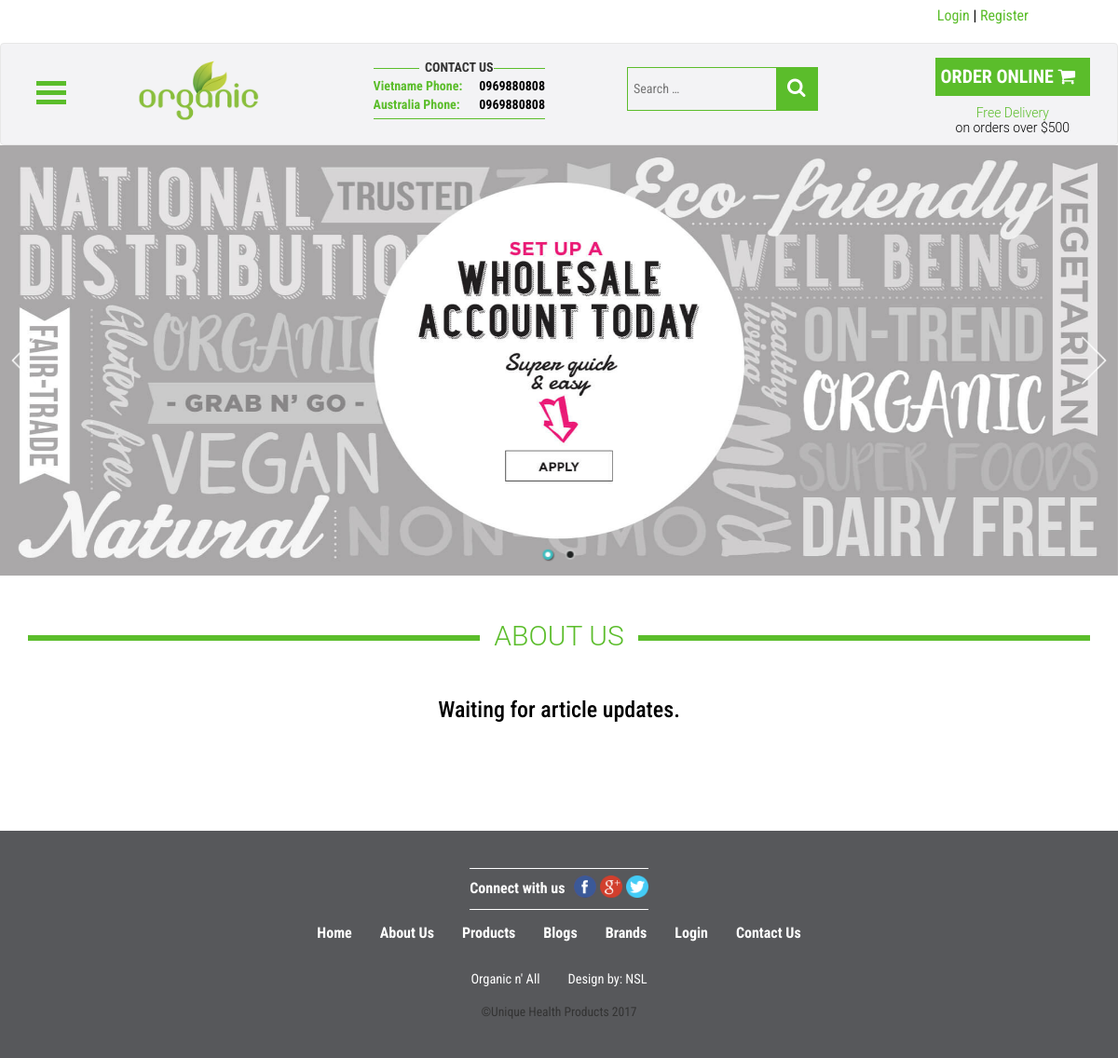
The page /controller/mainController.php?action=about on the database its author committed.
### tables this page shows
CREATE TABLE `contact_info` (
  `info_id` int(255) NOT NULL,
  `company_name` varchar(300) NOT NULL,
  `address` varchar(200) NOT NULL,
  `headquarters` varchar(200) DEFAULT NULL,
  `branch` varchar(200) DEFAULT NULL,
  `contact_email` varchar(100) NOT NULL,
  `vietnam_phone` varchar(15) DEFAULT NULL,
  `australia_phone` varchar(15) DEFAULT NULL,
  `fax` varchar(35) DEFAULT NULL,
  `logo_image` varchar(200) NOT NULL,
  `map` text,
  `contact_info` text
);

CREATE TABLE `slideshows` (
  `slide_id` int(255) NOT NULL,
  `slide_image` varchar(150) NOT NULL,
  `slide_link` text
);

### controller/mainController.php (called while the page is built, shortened)
<?php
include "../models/connect.php";
include "../models/slideShow.php";
include "../models/information.php";
if(isset($_GET["action"])){
         $action=$_GET["action"]; }
     elseif (isset($_POST['action']))
     {
         $action=$_POST["action"];
     }
     else{
         $action="home";
     }
    include "../controller/clientController.php";

### models/connect.php (called while the page is built, shortened)
<?php
       class connect {
           var $db=null;
           public function __construct()
           {
               $dsn='mysql:host=localhost;dbname=beautif6_web-app';
               $user='beautif6_webapp';
               $pass='Th4nhtr476';
               $this->db=new PDO($dsn,$user,$pass, array(PDO::MYSQL_ATTR_INIT_COMMAND => "SET NAMES utf8"));
           }
           public function getList($select)
           {
               $results = $this->db->query($select);
               return $results;
           }
            public function getInstance($select)
            {
               $results = $this->db->query($select);
               $result = $results->fetch();
               return $result;
            }
       }
       ?>

### models/information.php (called while the page is built, shortened)
<?php
	class contactInfo {
		public function getContactInfo (){
			$db = new connect();
			$query = "select * from contact_info where info_id = 1";
			$result = $db -> getInstance($query);
			return $result;
		}
	}
?>

### models/slideShow.php (called while the page is built, shortened)
<?php
	class sliderShow {
		public function getSlideShow (){
			$db = new connect();
			$query = "select * from slideshows";
			$result = $db -> getList($query);
			return $result;
		}
		public function countSlideShow(){
			$db = new connect();
			$query = "select count(slide_id) from slideshows";
			$result = $db -> getInstance($query);
			return $result;
		}
	}
?>

### views/client/banner.php (the view, shortened to what this page needs)
<?php
	$slide = new sliderShow();
	$countSlide = $slide->countSlideShow();
	if($countSlide[0]==0){
	}else{
?>
    <div id="jssor_1" style="position:relative;margin:0 auto;top:0px;left:0px;width:1300px;height:500px;overflow:hidden;visibility:hidden;">
        <div data-u="slides" style="cursor:default;position:relative;top:0px;left:0px;width:1300px;height:500px;overflow:hidden;">
            <?php
				$result = $slide->getSlideShow();
				foreach ($result as $set){
			?>
			<div>
				<a href="<?php if(isset($set['slide_link'])){echo $set['slide_link'];}else{ echo'#';} ?>">
					<img data-u="image" src="<?php echo '../controller/public/client/images/slideshow/'.$set['slide_image']; ?>" /></a>
            </div>
			<?php } ?>
        </div>
        <div data-u="navigator" class="jssorb05" style="bottom:16px;right:16px;" data-autocenter="1">
            <div data-u="prototype" style="width:16px;height:16px;"></div>
        </div>
        <span data-u="arrowleft" class="jssora22l" style="top:0px;left:8px;width:40px;height:58px;" data-autocenter="2"></span>
        <span data-u="arrowright" class="jssora22r" style="top:0px;right:8px;width:40px;height:58px;" data-autocenter="2"></span>
    </div>
	<?php
	}
	?>

### controller/clientController.php (shortened to what this page needs)
<?php
	switch($action)
    {
        case "about":
            include '../views/client/about.php';
            break;
	}
?>

### views/client/header.php (shortened to what this page needs)
<!DOCTYPE html>
<html lang="en">
<head>
	<title> 	<?php $info = new contactInfo();
					$contact = $info->getContactInfo();
					echo $contact['company_name'];
				?>
	</title>
	<link rel="stylesheet" href="../controller/public/client/css/bootstrap.min.css"/>
	<link rel="stylesheet" type="text/css" href="../controller/public/client/css/style.css">
	<link rel="stylesheet" type="text/css" href="../controller/public/client/css/slide.css">
	<link rel="stylesheet" type="text/css" href="../controller/public/client/css/menu.css">
	<link rel="stylesheet" type="text/css" href="../controller/public/client/css/font-awesome.min.css">
    <link rel="stylesheet" type="text/css" href="../controller/public/client/css/font-awesome.css">
</head>
<body>
<div id="top-header">
    <?php
        if(isset($_SESSION['check']) && $action!="logout"){
			$username = $_SESSION['check'];
            $customer = new Users();
            $quest = $customer->getUsername($username);
    ?>
        <div id='menu' style="height: 50px; margin-right: 8%;">
			<ul class="nav navbar-top-links navbar-right">
                <li class="dropdown" style="margin-top:-5px; height: 40px;">
                    <a class="dropdown-toggle" data-toggle="dropdown" href="#">
						<span>Hello ! <?php echo $username; ?>  </span>
                        <img src="../controller/public/client/images/user-avatar/<?php echo $quest['avatar']; ?>" width="30px" height="30px" style="border-radius:50%;" /> <i class="fa fa-caret-down" style="color:#ea1a77"></i>
                    </a>
                    <ul class="dropdown-menu dropdown-user">
                        <li><a href="?action=change_data"><i class="fa fa-gear fa-fw"></i> Change Info</a>
                        </li>
						<li><a href="?action=change_password"><i class="fa fa-gear fa-fw"></i> Change Password</a>
                        </li>
						<li><a href="?action=change_avatar"><i class="fa fa-gear fa-fw"></i> Change avatar</a>
                        </li>
                        <li class="divider"></li>
                        <li><a href="?action=logout"><i class="fa fa-sign-out fa-fw"></i> Logout</a>
                        </li>
                    </ul>
                </li>
            </ul>
        </div>
    <?php }else{
            echo '<p style="text-align:right; margin-right: 8%;margin-top: 6px;height: 35px; margin-bottom:0;"><span><a href="?action=login">Login</a></span>  |   <span><a href="?action=register">Register</a></span></p>';
        }
    ?>
</div>
<header id="masthead" class="site-header" role="banner">
<nav role="navigation" class="navbar navbar-default navbar-fluid" id="primaryNav">
    <div class="container">
        <div class="row on-for-mobile-up">
            <div class="col-md-1 col-xs-6">
            <div class="column">
                <div id="dl-menu" class="dl-menuwrapper">
                        <button class="dl-trigger"></button>
                    </div></div>
            </div>
            <div class="col-md-2 col-xs-6 logo">
                <a href="?action=home" rel="home" class="navbar-brand right">
                    <img class="logo-img" src="<?php echo '../controller/public/client/images/'.$contact['logo_image']; ?>" title="">
				</a>
            </div>
            <div class="col-md-3">
                <ul class="nav flex-right border contact right">
                <li class="fancy-li"><span>Contact Us</span></li>
				<?php
					$objContact = new contactInfo();
					$showContact = $objContact->getContactInfo();
				?>
                <li>
                    <span class="text">Vietname Phone:</span><a href=""><?php echo $showContact['vietnam_phone']; ?></a>
                </li>
                <li>
                    <span class="text">Australia Phone:</span><a href=""><?php echo $showContact['australia_phone']; ?></a>
                </li>
            </ul>
            </div>
            <div class="col-md-3">
                <ul class="nav navbar-nav flex-right right search" style="margin-top: 25px">
                <li>
                    <form role="search" method="post" class="search-form" action="?action=search">
                     <label>
                         <input type="search" class="search-field" placeholder="Search …" value="" name="search" title="Search for:">
                    </label>
                    <button type="submit" class="search-submit"><span class="fa fa-search"></span></button>
                    </form>
                </li>
            </ul>
            </div>
            <div class="col-md-3">
                 <ul class="nav navbar-nav flex-right order right" style="margin-top: 15px">
                    <div class="ribbon">
                        <a href="?action=show_cart">Order Online <i class="fa fa-shopping-cart"></i></a>
                    </div>
                <li style="width: 100%">
                    <p class="title1"><span>Free Delivery</span> on orders over $500</p>
                </li>
            </ul>
            </div>
        </div>
        </div>
</nav>
    </header>

### views/client/about.php (shortened to what this page needs)
<?php
	include '../views/client/header.php';
	include '../views/client/banner.php';
?>
<section class="section white" style="text-align: left;">
    <div class="container">
    <div class="inside-container">
        <div class="section-title">
            <h3 class="title1 fancy"><span>About Us</span></h3>
        </div>
        <div class="row">
			<div class="col-sm-2"></div>
            <div class="col-sm-8">
				<?php $info = new contactInfo();
					$contact = $info->getContactInfo();
					if($contact['contact_info'] == null){
						echo "<center><h3>Waiting for article updates.</h3></center>";
					}
				?>
            </div>
			<div class="col-sm-2"></div>
        </div>
    </div>
    </div>
</section>
<?php include '../views/client/footer.php'; ?>

### views/client/footer.php (shortened to what this page needs)
<footer id="colophon" class="site-footer" role="contentinfo">
        <div class="container">
            <div class="row">
                <div class="socials menu-center">
                    <p>Connect with us</p>
                    <div>
                        <a target="_blank" href=""><img width="24px" height="24px" src="../controller/public/client/images/icon/f.png"></a>
                        <a target="_blank" href=""><img width="24px" height="24px" src="../controller/public/client/images/icon/g+.png"></a>
                        <a target="_blank" href=""><img width="24px" height="24px" src="../controller/public/client/images/icon/tw.png"></a>
                    </div>
            	</div>
                    <div class="row">
                        <div class="menu-menu-footer-container"><ul id="menu-menu-footer" class=" nav navbar-nav footer menu-center"><li id="menu-item-590" class="menu-item menu-item-type-custom menu-item-object-custom menu-item-590"><a href="?action=home">Home</a></li>
                                <li><a href="?action=about">About Us</a></li>
								<li><a href="?action=product">Products</a></li>
                                <li><a href="?action=blog">Blogs</a></li>
                                <li><a href="?action=brand">Brands</a></li>
                                <li><a href="?action=login">Login</a></li>
                                <li><a href="?action=contact">Contact Us</a></li>
                    </ul></div></div>
                    <div class="row" style="text-align: center;">
                        <ul class="nav navbar-nav menu-center privacy-menu">
                            <li>
                                <a class="small" href="mainController.php"><?php $info = new contactInfo();
									$contact = $info->getContactInfo();
									echo $contact['company_name'];
								?></a>
                            </li>
                            <li>
                                <a class="small" href="#" target="_blank">Design by: NSL</a>
                            </li>
                        </ul>
                        <div class="small">©Unique Health Products 2017</div>
                    </div>
        </div>
    </div>
</footer>
</body>
</html>

### controller/public/client/css/slide.css (style rules this page uses)
.jssorb05 { position: absolute; }
.jssorb05 div, .jssorb05 div:hover, .jssorb05 .av { position: absolute; width: 16px; height: 16px; background: url('../images/b05.png') no-repeat; overflow: hidden; cursor: pointer; }
.jssorb05 div { background-position: -7px -7px; }
.jssorb05 .av { background-position: -67px -7px; }
.jssora22l, .jssora22r { display: block; position: absolute; width: 40px; height: 58px; cursor: pointer; background: url('../images/a22.png') center center no-repeat; overflow: hidden; }
.jssora22l { background-position: -10px -31px; }
.jssora22r { background-position: -70px -31px; }

### controller/public/client/css/menu.css (style rules this page uses)
.column { float: left; width: 50%; padding: 0 1%; margin-top: 30px; min-width: 250px; position: absolute; z-index: 1; }
.dl-menuwrapper { width: 100%; max-width: 300px; float: left; position: relative; -webkit-perspective: 1000px; perspective: 1000px; -webkit-perspective-origin: 50% 200%; perspective-origin: 50% 200%; }
.dl-menuwrapper:first-child { margin-right: 100px; }
.dl-menuwrapper button { background: transparent; border: none; width: 48px; height: 45px; text-indent: -900em; overflow: hidden; position: relative; cursor: pointer; outline: none; }
.dl-menuwrapper button:after { content: ''; position: absolute; width: 68%; height: 5px; background: #5bbd2b; top: 10px; left: 16%; box-shadow: 0 10px 0 #5bbd2b, 0 20px 0 #5bbd2b; }

### rows shown on the page
contact_info: logo_image (picture), vietnam_phone "0969880808", australia_phone "0969880808", company_name "Organic n' All"
slideshows: slide_image (picture)
